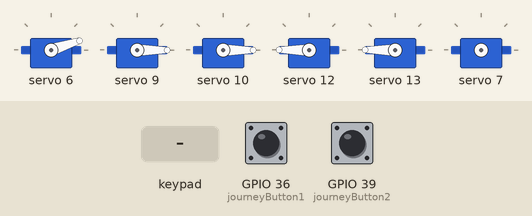
A sketch run on a simulated ESP32. On the bench: 6 × servo. Inputs (shaded band) come from the test bench; at power-on: GPIO 36 (journeyButton1) LOW, GPIO 39 (journeyButton2) LOW. What the sketch prints to the serial monitor is not drawn.

Above: at 2.2 s.
2.3 s: key 'X' pressed
3.8 s: key 'S' pressed
At 5.0 s:
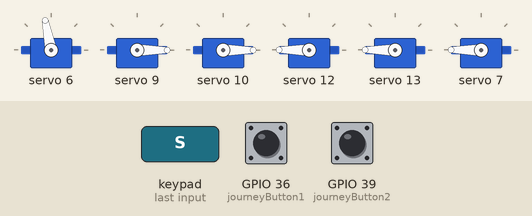
5.3 s: key 'T' pressed
At 6.3 s:
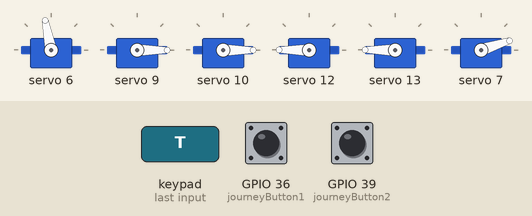
6.8 s: key 'S' pressed
At 7.4 s:
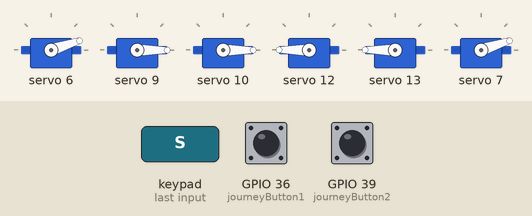
Timing chart, 0 to 9.3 s (numbered marks = the images above; inputs shaded):
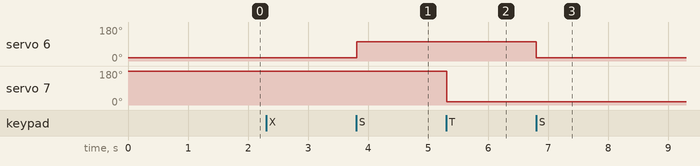

The sketch:

Hgear_final.ino
```cpp
#include <Adafruit_PWMServoDriver.h>
#include <Wire.h>
#include <PS2X_lib.h>

Adafruit_PWMServoDriver pwm = Adafruit_PWMServoDriver();


#define MOTOR_1_CHANNEL_A 8 //leftwheel
#define MOTOR_1_CHANNEL_B 9
#define MOTOR_2_CHANNEL_A 10 //rightwheel
#define MOTOR_2_CHANNEL_B 11
#define MOTOR_3_CHANNEL_A 12 //slide
#define MOTOR_3_CHANNEL_B 13
#define MOTOR_4_CHANNEL_A 14 //hook
#define MOTOR_4_CHANNEL_B 15

#define PS2_DAT 12 // MISO
#define PS2_CMD 13 // MOSI
#define PS2_SEL 15 // SS
#define PS2_CLK 14 // SLK

#define SERVOMIN  150 // the 'minimum' pulse length count (out of 4096)
#define SERVOMAX  500 // the 'maximum' pulse length count (out of 4096)
#define SERVO_FREQ 50 // Analog servos run at ~50 Hz updates

#define pressures false
#define rumble false

#define SERVO_1_CHANNEL 7
#define SERVO_2_CHANNEL 6

#define NOTIFY_LED 13

#define MAX_SPEED    2048

uint8_t servonum = 0;

const int journeyButton1 = 36;
int value1 = 0;
const int journeyButton2 = 39;
int value2 = 0;

void setMotorSpeed(int speedR1, int speedR2) {
  if (speedR1 >= 0) {
    pwm.setPin(MOTOR_1_CHANNEL_A, speedR1);
    pwm.setPin(MOTOR_1_CHANNEL_B, 0);
  } else {
    pwm.setPin(MOTOR_1_CHANNEL_A, 0);
    pwm.setPin(MOTOR_1_CHANNEL_B, abs(speedR1));
  }

  if (speedR2 >= 0) {
    pwm.setPin(MOTOR_2_CHANNEL_A, speedR2);
    pwm.setPin(MOTOR_2_CHANNEL_B, 0);
  } else {
    pwm.setPin(MOTOR_2_CHANNEL_A, 0);
    pwm.setPin(MOTOR_2_CHANNEL_B, abs(speedR2));
  }
}

void setSlideSpeed(int speedR3){
  if (speedR3 == 0) {
    pwm.setPin(MOTOR_3_CHANNEL_A, 4095);
    pwm.setPin(MOTOR_3_CHANNEL_B, 4095);
  }
  else if (speedR3 > 0) {
    pwm.setPin(MOTOR_3_CHANNEL_A, speedR3);
    pwm.setPin(MOTOR_3_CHANNEL_B, 0);
  } else {
    pwm.setPin(MOTOR_3_CHANNEL_A, 0);
    pwm.setPin(MOTOR_3_CHANNEL_B, abs(speedR3));
  }
}

void setHookSpeed(int speedR4){
  if (speedR4 >= 0) {
    pwm.setPin(MOTOR_4_CHANNEL_A, speedR4);
    pwm.setPin(MOTOR_4_CHANNEL_B, 0);
  } else {
    pwm.setPin(MOTOR_4_CHANNEL_A, 0);
    pwm.setPin(MOTOR_4_CHANNEL_B, abs(speedR4));
  }
}

PS2X ps2x; // khởi tạo class PS2x

void setServoAngle(int channel, int angle) {
  pwm.setPin(channel, map(angle, 0, 270, SERVOMIN, SERVOMAX));
}

void setup()
{
  pwm.begin();
  pwm.setOscillatorFrequency(27000000);
  pwm.setPWMFreq(50);
  pinMode(NOTIFY_LED, OUTPUT);
  pinMode(journeyButton1, INPUT);
  pinMode(journeyButton2, INPUT);

  Serial.begin(115200);
  Serial.print("Ket noi voi tay cam PS2:");

  int error = -1;
  for (int i = 0; i < 10 && error != 0; i++) // thử kết nối với tay cầm ps2 trong 10 lần
  {
    delay(1000); // đợi 1 giây
    // cài đặt chân và các chế độ: GamePad(clock, command, attention, data, Pressures?, Rumble?) check for error
    error = ps2x.config_gamepad(PS2_CLK, PS2_CMD, PS2_SEL, PS2_DAT, pressures, rumble);
    Serial.print(".");
  }

  switch (error) // kiểm tra lỗi nếu sau 10 lần không kết nối được
  {
  case 0:
    Serial.println(" Ket noi tay cam PS2 thanh cong");
    break;
  case 1:
    Serial.println(" LOI: Khong tim thay tay cam, hay kiem tra day ket noi vơi tay cam ");
    break;
  case 2:
    Serial.println(" LOI: khong gui duoc lenh");
    break;
  case 3:
    Serial.println(" LOI: Khong vao duoc Pressures mode ");
    break;
  }

  setServoAngle(6, 0);
}

bool gateOpen = false;

void loop()
{
  value1 = digitalRead(journeyButton1);
  value2 = digitalRead(journeyButton2);
  ps2x.read_gamepad(0, 0);

  int leftspeed = map(ps2x.Analog(PSS_LY), 0, 255, MAX_SPEED, -MAX_SPEED);
  int rightspeed = map(ps2x.Analog(PSS_RY), 0, 255, MAX_SPEED, -MAX_SPEED);
  setMotorSpeed(leftspeed, -rightspeed);

  if(value1==HIGH){
    {
      setSlideSpeed(4095);
    }
  }
  else if(value2==HIGH){
    if(ps2x.Button(PSB_R2)){
      setSlideSpeed(-4095);
    }
    else if(ps2x.Button(PSB_R1)){
      setSlideSpeed(0);
    }
    else{
      setSlideSpeed(0);
    }
  }
  else{
    if(ps2x.Button(PSB_R1)){
      setSlideSpeed(4095);
    }
    else if(ps2x.Button(PSB_R2)){
      setSlideSpeed(-4095);
    }
    else{
      setSlideSpeed(0);
    }
  }

  if(ps2x.Button(PSB_L1)){
    setHookSpeed(1024);
  }
  else if(ps2x.Button(PSB_L2)){
    setHookSpeed(-1024);
  }
  else{
    setHookSpeed(0);
  }

  if(ps2x.Button(PSB_TRIANGLE)){
    pwm.setPin(7, SERVOMIN);
  }
  else if(ps2x.Button(PSB_CROSS)){
    pwm.setPin(7, SERVOMAX);
  }
  else{
    pwm.writeMicroseconds(7, 0);
  }

  if(ps2x.ButtonPressed(PSB_SQUARE)) {
    gateOpen = !gateOpen;
    if(!gateOpen){
      setServoAngle(6, 0);
    }
    else {
      setServoAngle(6, 135);
    }
  }

}
```

Measured:
- after the input at 3.8 s, servo 6: 18° → 101° at once
- after the input at 5.3 s, servo 7: 180° → 18° at once
- after the input at 6.8 s, servo 6: 101° → 18° at once
